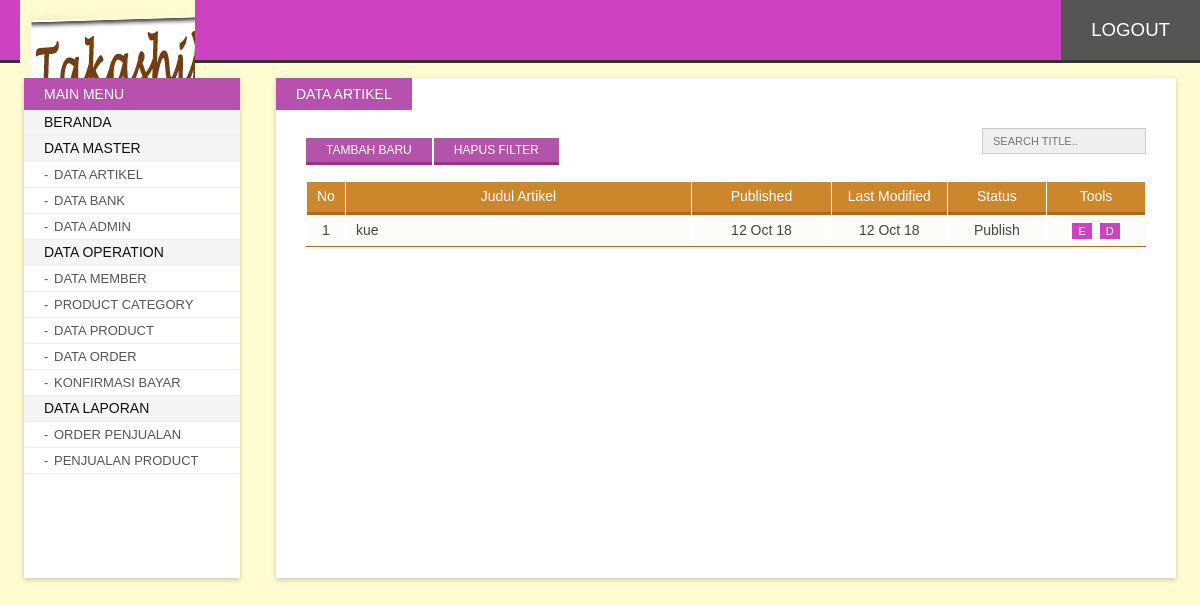
Page /admin/index.php?p=post (signed in) on the committed database.
### tables this page shows
CREATE TABLE `artikel` (
  `id` int(10) NOT NULL,
  `judul` varchar(250) DEFAULT NULL,
  `content` text,
  `gambar` varchar(250) DEFAULT NULL,
  `createdate` datetime DEFAULT NULL,
  `lastupdate` timestamp NULL DEFAULT CURRENT_TIMESTAMP ON UPDATE CURRENT_TIMESTAMP,
  `status` int(2) DEFAULT '1'
);

### include/function.php (called while the page is built, shortened)
<?php
	function showDate($date){
		return date("d M y", strtotime($date));
	}
?>

### admin/content/post.php (the view, shortened to what this page needs)
<?php
	$limit = 10;
	if(isset($_GET['h'])){
		$page = $_GET['h'];
   		$offset = $limit * ($page - 1);
	} else {
		$offset = 0;
	}
	$search = "";
	$resQry = "SELECT * FROM artikel
		WHERE 0=0 ".$search."
		ORDER BY id DESC
		LIMIT ".$offset.",".$limit;
	$results = mysql_query($resQry);
	$countResults = mysql_num_rows($results);
?>
<span class="page-title">Data Artikel</span>
<div class="inner">
<div class="searchform">
	<form action="index.php" method="get">
   	  <input type="text" value="<?php echo isset($_GET['s'])?$_GET['s']:'';?>" id="search" name="s" placeholder="Search title..">
    </form>
</div>
<a class="addButton button" href="?p=addPost" title="Add New Record">Tambah Baru</a>
<a class="addButton button" href="?p=<?php echo $_GET['p'];?>" title="Clear Filter">Hapus Filter</a>
<div class="clr"></div><br>
<table id="listTable" width="100%" cellpadding="5" cellspacing="1">
<thead>
    <tr>
    	<td width="2%">No</td>
        <td width="43%">Judul Artikel</td>
        <td width="17%" align="center">Published</td>
        <td width="14%" align="center">Last Modified</td>
        <td width="12%" align="center">Status</td>
        <td width="12%">Tools</td>
    </tr>
</thead>
<tbody>
	<?php
	if($countResults > 0){
		$i = 1;
		while($r = mysql_fetch_array($results)){
	?>
	<tr class="<?php echo ($i%2)==0?'odd':'';?>">
    	<td align="center"><?php echo $i;?></td>
        <td><?php echo $r['judul'];?></td>
        <td align="center"><?php echo showDate($r['createdate']);?></td>
        <td align="center"><?php echo showDate($r['lastupdate']);?></td>
        <td align="center"><?php echo $r['status']==1?'Publish':'Unpublish';?></td>
      <td align="center">
        	<a class="bTools" href="?p=edPost&id=<?php echo $r['id'];?>" title="Edit">E</a>
            <a class="bTools" href="?p=delPost&id=<?php echo $r['id'];?>" title="Delete" onClick="return confirm('Hapus record <?php echo $r['judul'];?> ?');">D</a>
        </td>
    </tr>
    <?php $i++; }
	} else  {
    ?>
    <tr>
    	<td colspan="6" align="center">Record Not Available</td>
    </tr>
    <?php } ?>
</tbody>
</table>
</div>

### admin/asset/css/style.css (style rules this page uses)
body#bd { font-family:Calibri, Arial, Helvetica, sans-serif; background:#fffcd2; overflow-y:scroll; font-size:14px; color:#333; padding:0; margin:0; }
.button, .button:hover, .button:focus, .animate, .animate:hover, .pagination li a, .pagination li a:hover, .navigation ul li a, .navigation ul li a:hover, .searchform #search, .searchform #search:focus, #listTable tbody tr, #listTable tbody tr:hover { -webkit-transition: all 0.3s ease-in-out; -moz-transition: all 0.3s ease-in-out; -ms-transition: all 0.3s ease-in-out; -o-transition: all 0.3s ease-in-out; transition: all 0.3s ease-in-out; }
a { text-decoration:none; color:#993300; }
.button { background:#b453aa; color:#fff; font-size:12px; padding:5px 20px; border:none; cursor:pointer; text-transform:uppercase; margin:10px 2px 0 0; border-bottom:solid 3px #923388; }
.addButton { float:left; }
div.contentwrap span.page-title { text-transform:uppercase; background:#b851ad; padding:8px 20px; position:absolute; color:#fff; left:0; top:0; }
div.contentwrap > .inner { margin:0 30px; font-size:14px; padding:50px 0 30px; }
div.searchform { float:right; }
div.searchform #search { border:solid 1px #ccc; background:#efefef; padding:6px 10px; outline:none; font-size:11px; font-family:inherit; text-transform:uppercase; }
#listTable { background:#fff; border-bottom:solid 1px #a96c1d; }
#listTable thead tr td { background:#cc872d; text-align:center; color:#fff; padding:5px 10px; line-height:1.4; position:relative; border-bottom:solid 3px #a96c1d; }
#listTable tbody tr { background:#fcfcfb; }
#listTable tbody tr td { color:#444; padding:5px 10px; line-height:1.4; }
a.bTools { background:#cd42bf; color:#fff; font-size:11px; padding:2px 6px; margin:0 2px; }

### rows in the picture
artikel: judul "kue", createdate "12 Oct 18", lastupdate "12 Oct 18", status "Publish"
